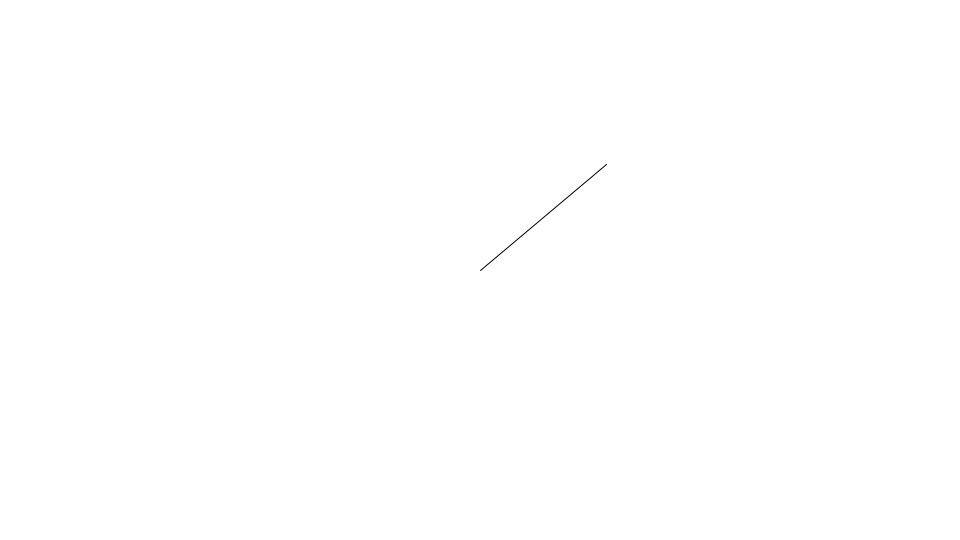
Frame 1 (no input)
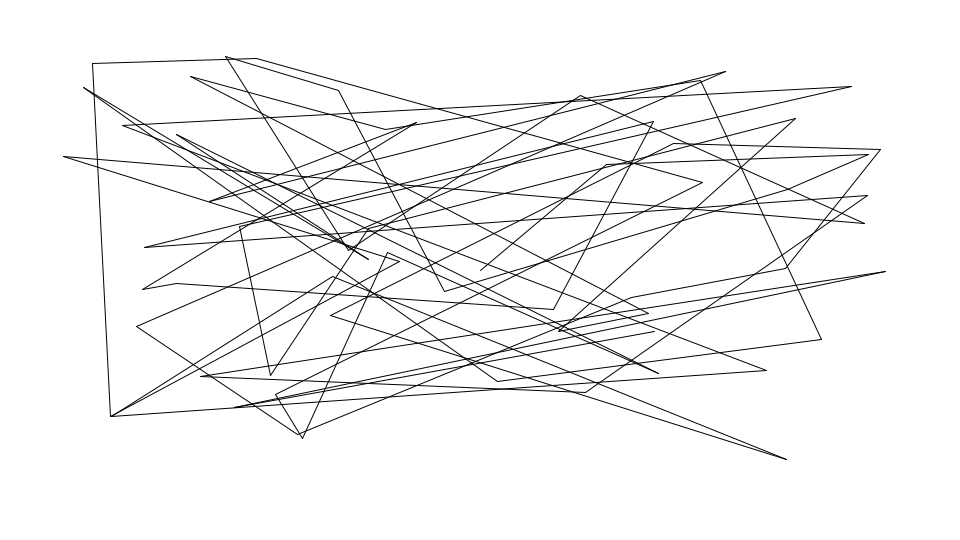
Frame 60 (the mouse pressed at the canvas centre just before this capture)
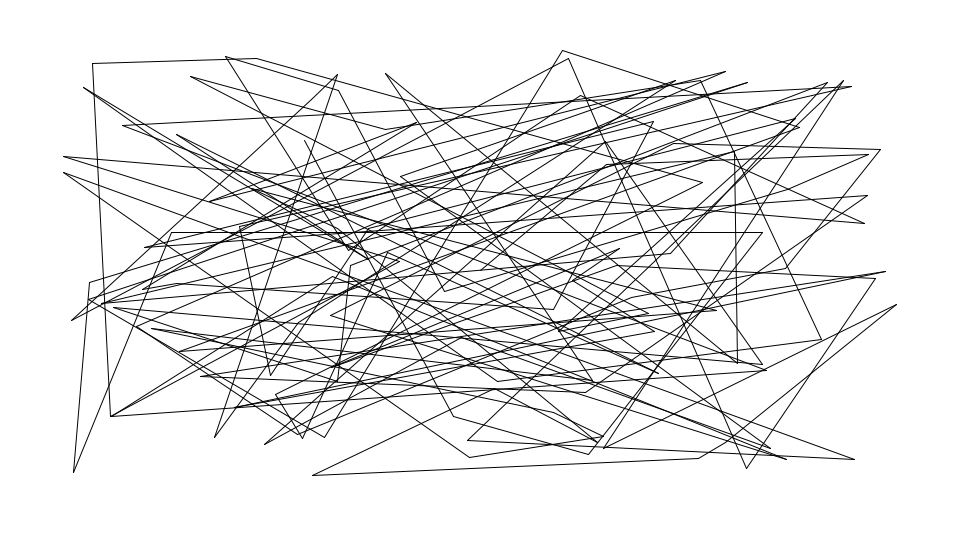
Frame 120 (the mouse held since frame 60 and released just before this capture)

The Processing sketch that drew these frames (run headless with seeded random() and noise(); from frame 60 on, the mouse is pressed at the canvas centre):

// Processing sketch: Frieder_Nake_Zufalliger_Polygonzug_180915
// ── Frieder_Nake_Zufalliger_Polygonzug_180915.pde
//Inspired by Frieder Nake 6/7/64 Nr. 20 Zufälliger Polygonzug
//Code by Amon Wong Chong Hao

//The computer-generated drawing belongs to the earliest ever by Nake, 
//and also to the very early in all of algorithmic drawings. 
//The generative algorithm is the simplest possible: 
//from the current point draw a randomly chosen edge (direction and length), 
//Stay within the drawing’s boundary.

float xlinestart, ylinestart, xlineend, ylineend;

void setup () { 
  size (960, 540); 
  background (255);
  smooth();

  xlineend = width/2;
  ylineend = height/2;
}

void draw () {


  xlinestart  = random(50, width-50);
  ylinestart = random(50, height-50);

  line (xlinestart, ylinestart, xlineend, ylineend);
  xlineend = xlinestart;
  ylineend = ylinestart;
  delay(50); 

  while (keyPressed);  
  {     
    save("example1.jpg");
  }
}
